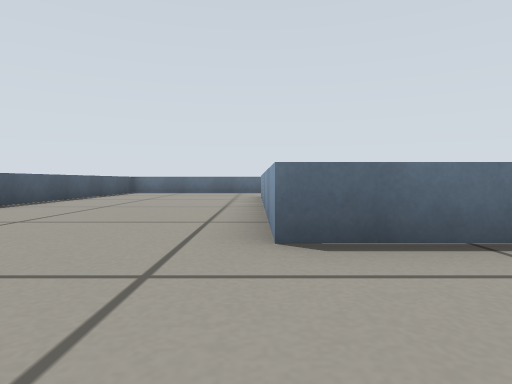
View 1 (above)

13 first-person views from a walk through a robot-simulator world made for Gazebo. The camera is 0.22 m above the floor, tilts 2° down and sees 75° across. The floor is counted in squares, 0.5 m on a side. Each view is taken from the middle of a square. On the plan, view 1 faces up. The plan holds only what a view shows up to about 9 squares ahead; the rest is blank.

View 2
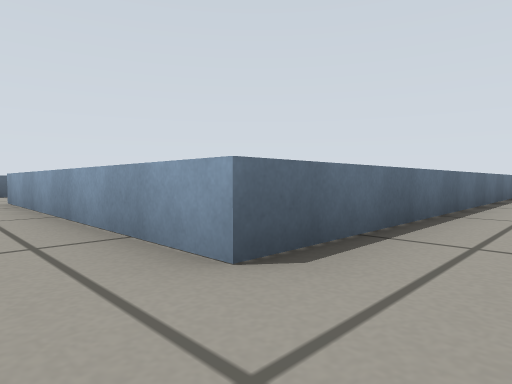

View 3
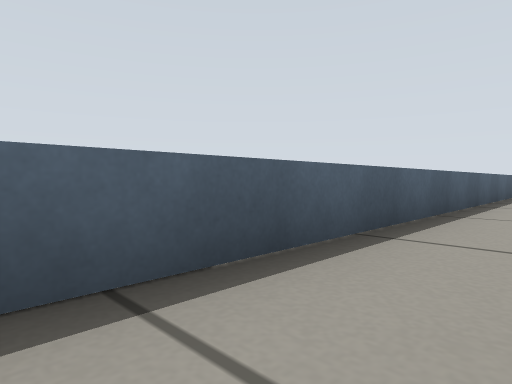

View 4
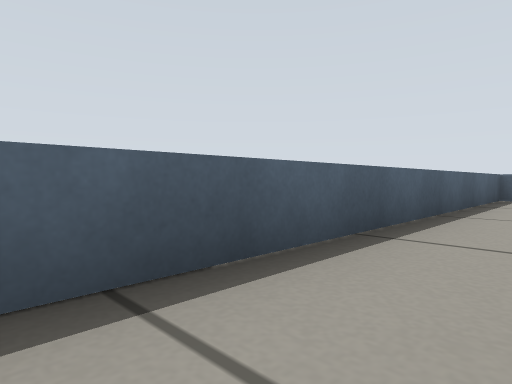

View 5
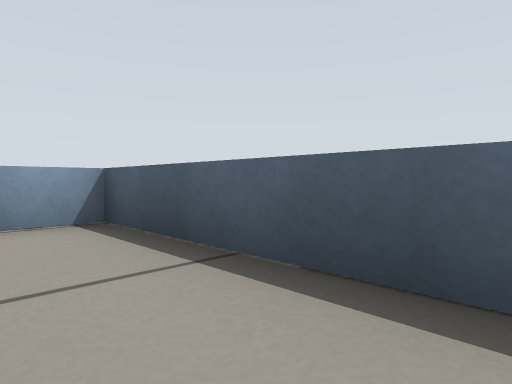

View 6
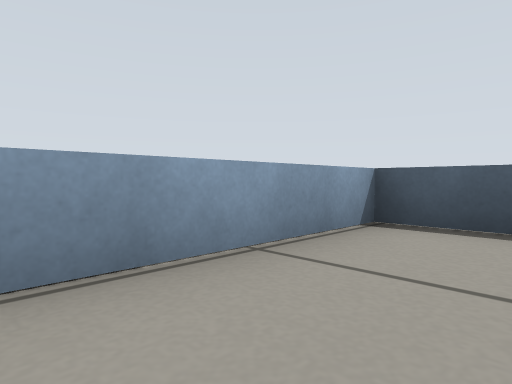

View 7
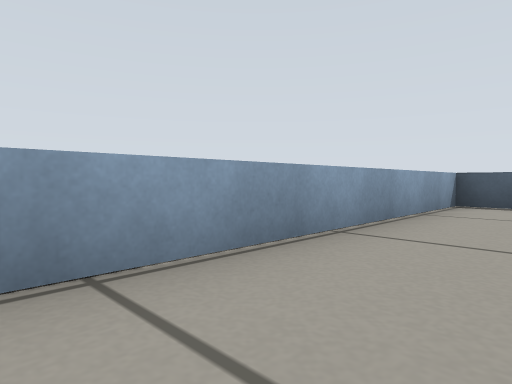

View 8
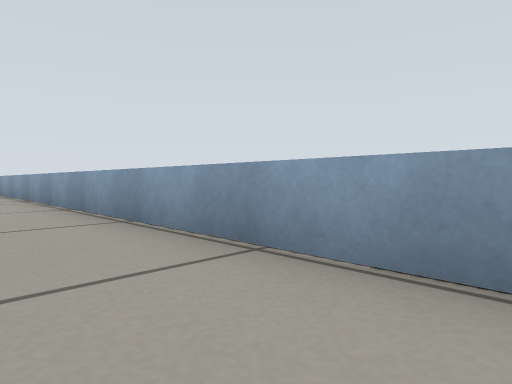

View 9
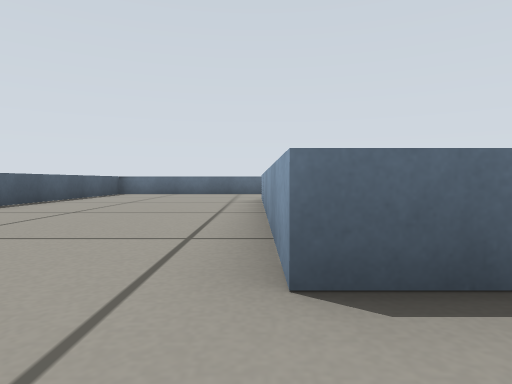

View 10
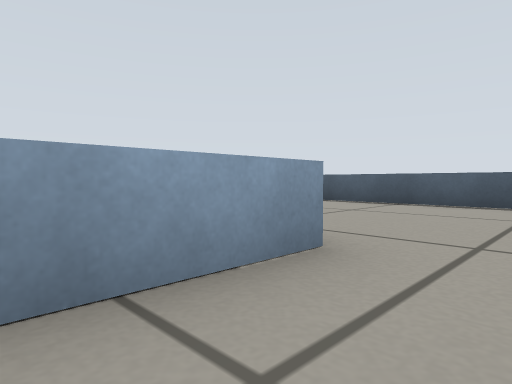

View 11
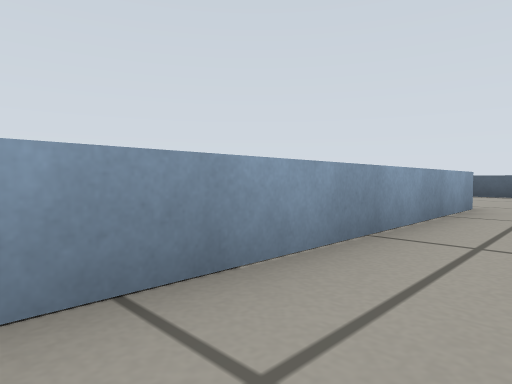

View 12
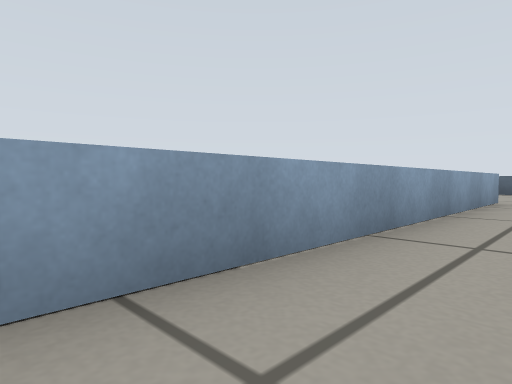

View 13
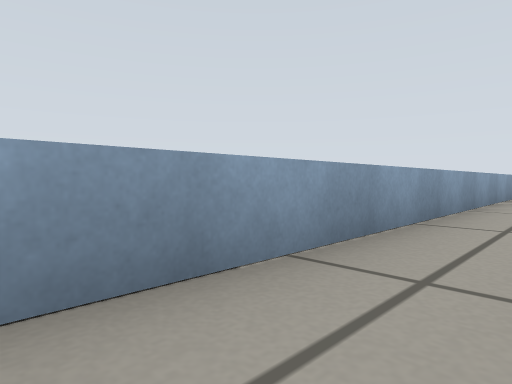

### Floor plan
Points are (right, up) in squares from view 1. A wall is a line through its corners. A room is listed if a view was taken in it or the views show most of it. See-through windows are left out.
Room 1 (views 1, 7, 8, 9)
walls: (8.9, 2.3) (0.1, 2.3); (-1.6, -0.6) (11.1, -0.6)
ways out: opening at (-0.5, 0.5) to room 2
Room 2 (views 2, 3, 4, 5, 6, 10, 11, 12, 13)
walls: (-4.3, 11.6) (-4.3, -0.6) (-1.6, -0.6); (0.1, 2.3) (0.1, 8.8) (10.9, 8.8)
ways out: opening at (-0.5, 0.5) to room 1

Positions as (right, up) in squares from view 1, and headings:
1: (0, 0), facing up
2: (-1, 1), facing up-right
3: (-3, 1), facing up-left
4: (-3, 3), facing up-left
5: (-3, 3), facing down-left
6: (-1, 1), facing down-left
7: (2, 1), facing down-left
8: (0, 1), facing down-right
9: (0, 1), facing up
10: (2, 10), facing down-left
11: (6, 10), facing down-left
12: (8, 10), facing down-left
13: (11, 10), facing down-left
